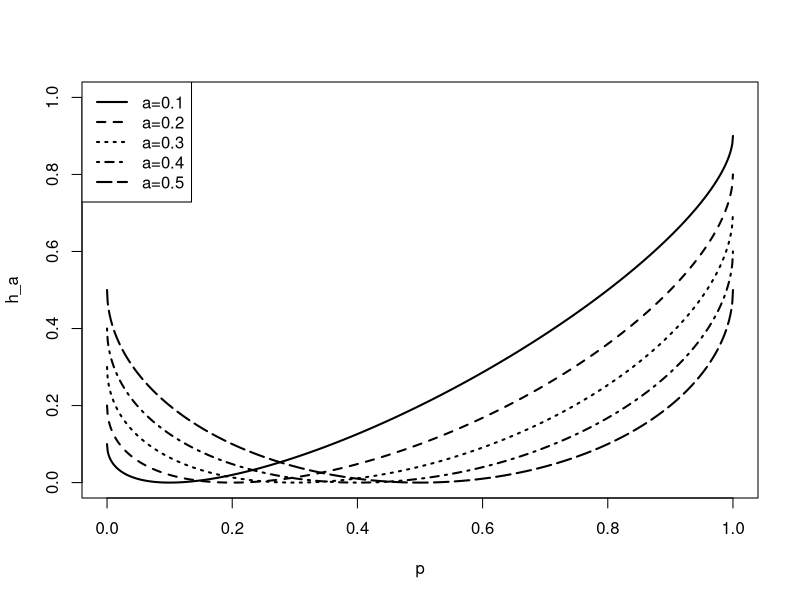

The R script that drew this image:
p <- seq(0,1,0.001)
h <- function(p, a) {(sqrt(p*(1-a))-sqrt(a*(1-p)))^2}

plot(NA, xlim=c(0,1), ylim=c(0,1), ylab="h_a", xlab="p")
a <- seq(0.1,0.5,0.1)
for (i in 1:length(a)) {
  lines(p, h(p, a[i]), type='l', lty=i, lwd=2)
}
legend("topleft", paste("a=",a,sep=""), lty=1:5, lwd=2)
